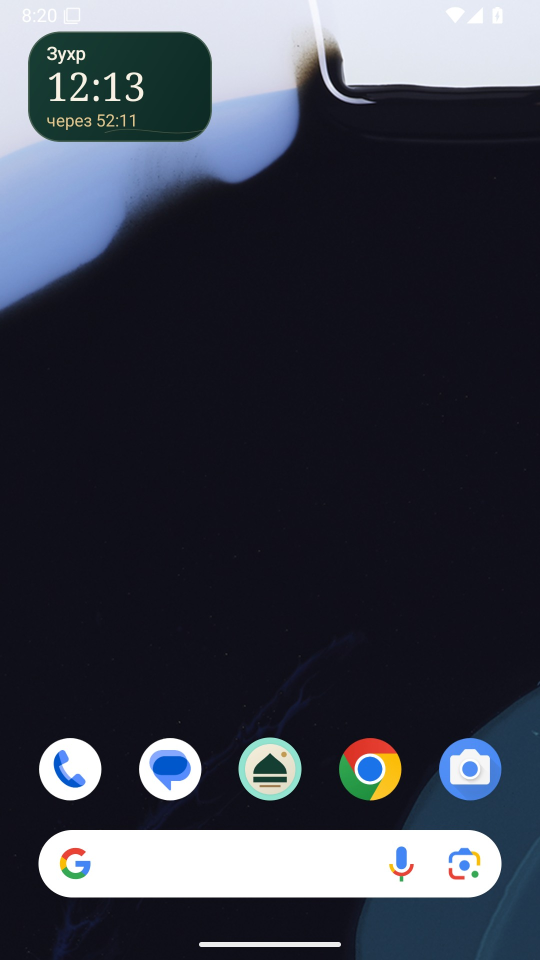
#> input picture design/widgets-0812/review/data/A-compact-dark.jpg, 1080 x 1920 px (shown at 1/2 size)
$ python check_screen.py ../../design/widgets-0812/review/data/A-compact-dark.jpg
#> lines starting #> are read from the running program, lines starting #| are printed output that depends on the picture
"""Reject a blank screenshot instead of reporting a launched process as a visible UI."""
import sys
from PIL import Image, ImageStat

with Image.open(sys.argv[1]) as image:
    # Ignore system bars: they can be visible while the app itself has not drawn.
#> image is the input picture: PIL image 1080x1920 RGB; mean R, G, B 57.5, 61.6, 73.2
    width, height = image.size
#> width = 1080; height = 1920
    content = image.crop((0, height // 10, width, height * 9 // 10)).convert("RGB")
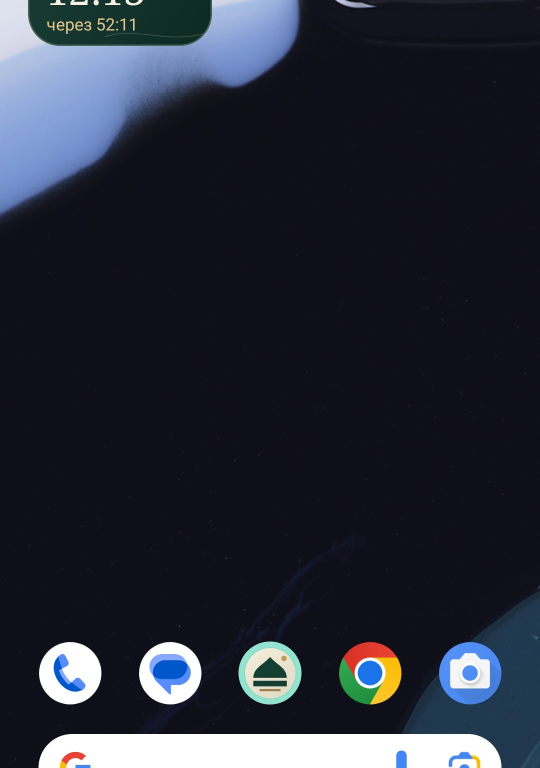
#> content: PIL image 1080x1536 RGB (shown at 1/2 size); mean R, G, B 39.1, 42.4, 54.9
    content.thumbnail((100, 100))
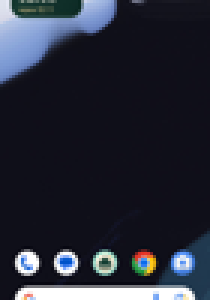
#> content: PIL image 70x100 RGB (shown 3 times larger); mean R, G, B 38.9, 42.2, 54.8
    stats = ImageStat.Stat(content)
    sys.exit(0 if max(stats.var) > 100 else 1)
#> (the program exits here)

$ run again, on design/widgets-0812/review/data/C-square-dark.jpg
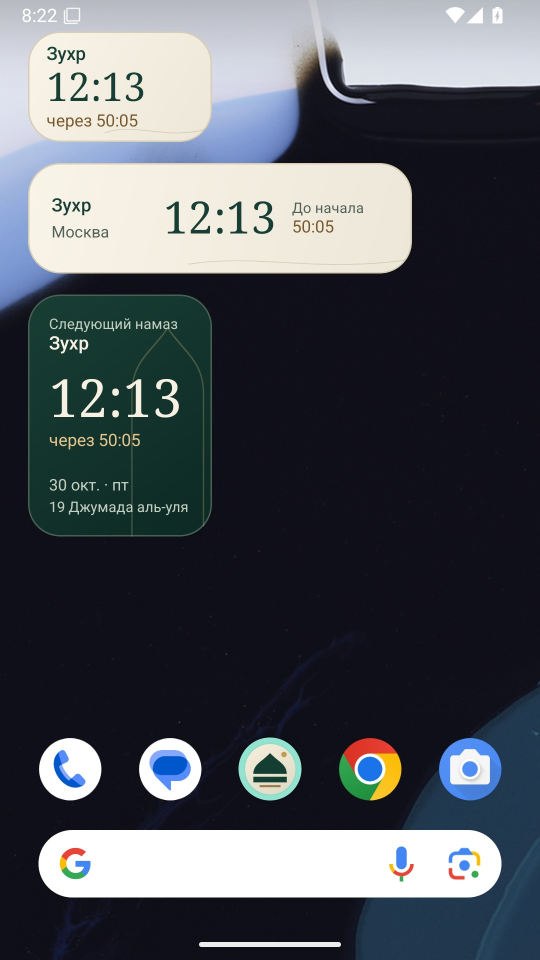
#> input picture design/widgets-0812/review/data/C-square-dark.jpg, 1080 x 1920 px (shown at 1/2 size)
#> image is the input picture: PIL image 1080x1920 RGB; mean R, G, B 79.7, 84.1, 91
#> `content = image.crop((0, height // 10, width, height * 9 // 10)).conve..`:
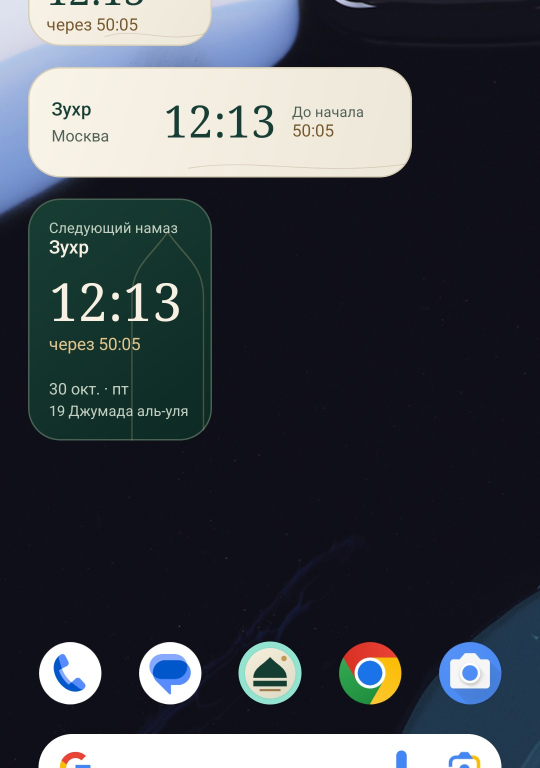
#> content: PIL image 1080x1536 RGB (shown at 1/2 size); mean R, G, B 63.6, 68.2, 75
#> `content.thumbnail((100, 100))`:
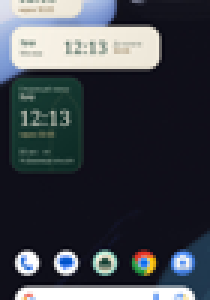
#> content: PIL image 70x100 RGB (shown 3 times larger); mean R, G, B 63.4, 68, 74.8
